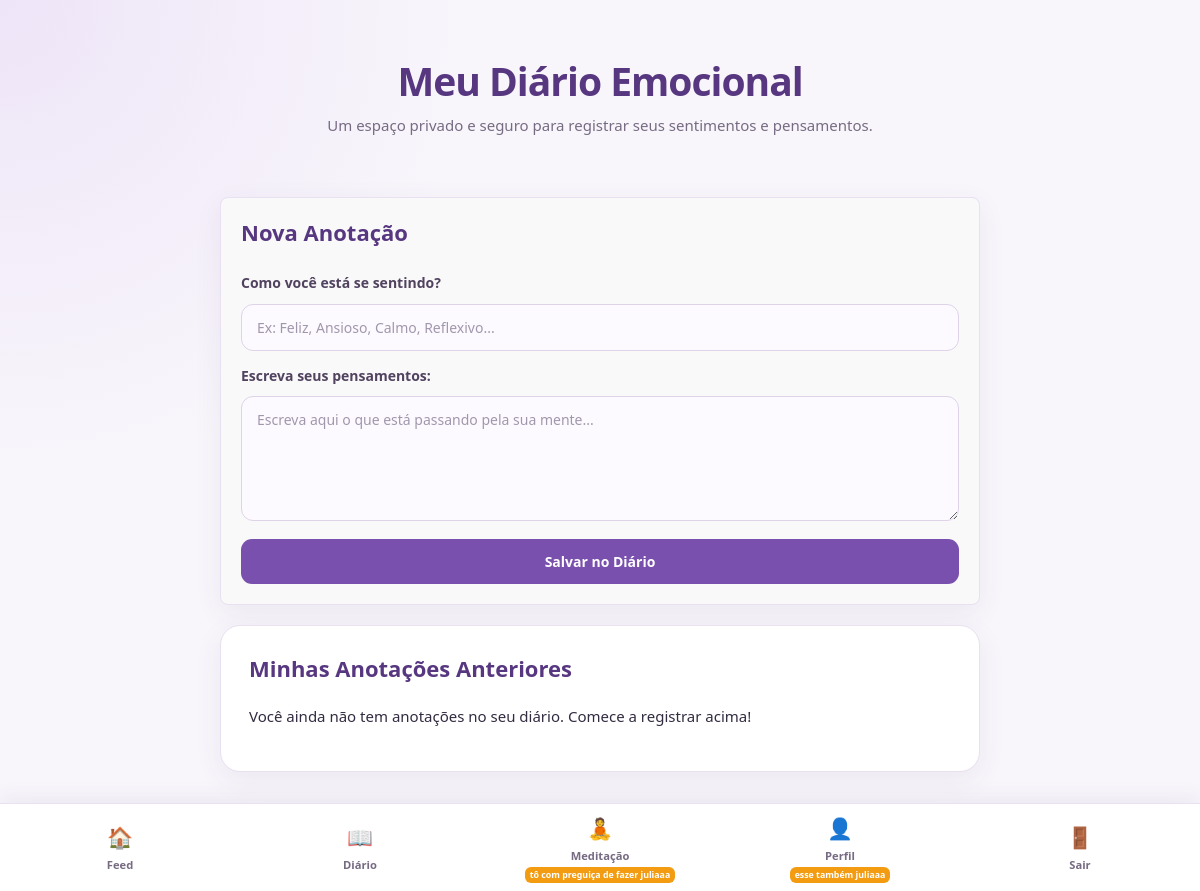
/diario/ (signed in), run on an earlier commit of the app's database.
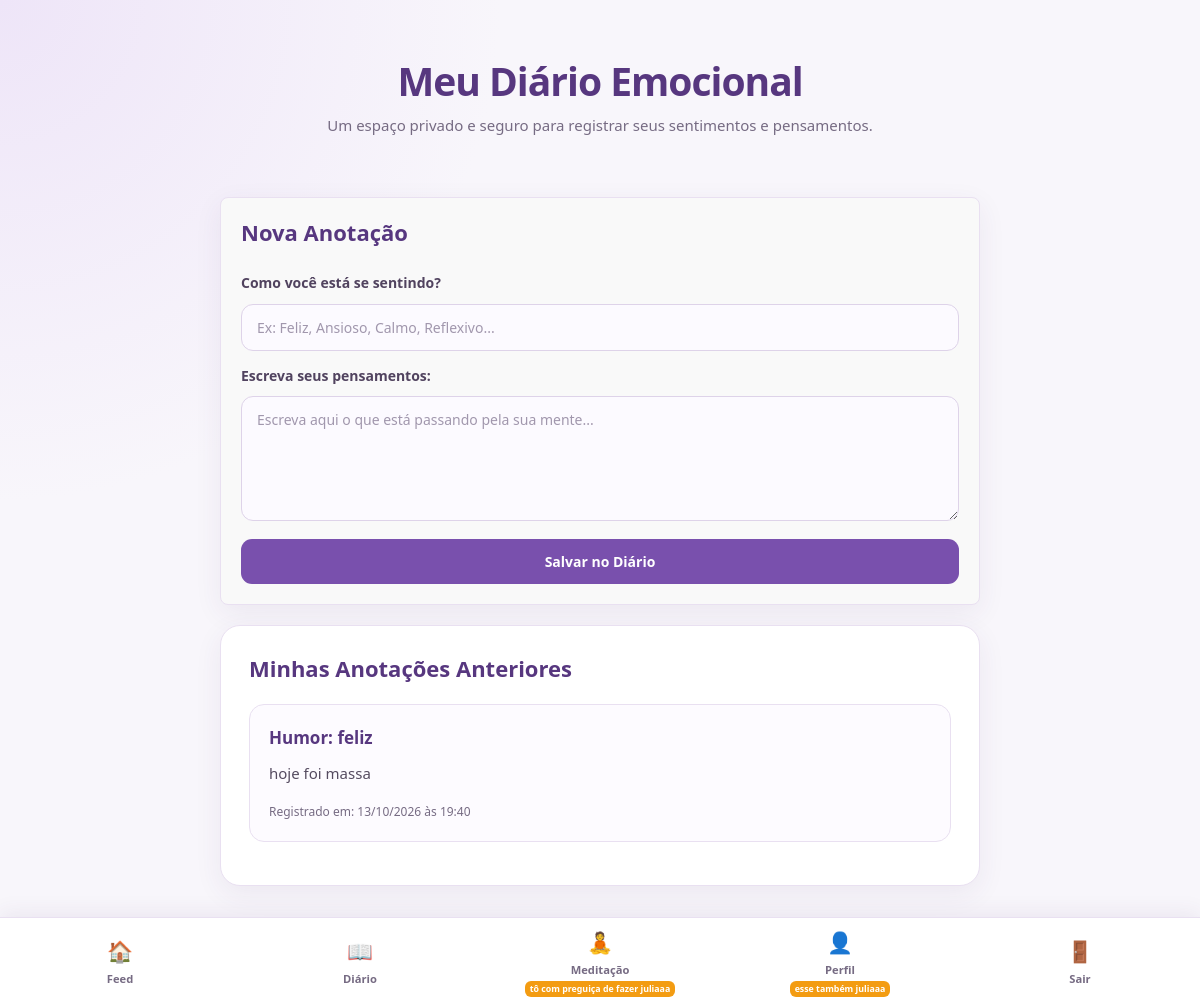
And on a later commit of the database.
### model.py (models this page shows)
class Diar(db.Model):
    __tablename__ = 'diarios'
    id_diar = db.Column(db.Integer, primary_key=True)
    humor = db.Column(db.String(40), nullable=False)
    texto_diar = db.Column(db.String(700), nullable=False)
    data_registro = db.Column(db.DateTime, default=db.func.now())
    usu_id = db.Column(
        db.Integer,
        db.ForeignKey('usuarios.id_usu'),
        nullable=False
    )

### routes/diar.py (the view)
@diar_bp.route("/", methods=["GET"])
def index():
    if 'usuario_id' not in session:
        return redirect(url_for("home"))
    usu_id = session['usuario_id']
    diarios = Diar.query.filter_by(usu_id=usu_id).order_by(Diar.data_registro.desc()).all()
    return render_template("diario.html", diarios=diarios)

### templates/diario.html (shortened to what this page needs)
{% extends "base.html" %}
{% block conteudo %}
    <header>
        <h1>Meu Diário Emocional</h1>
        <p>Um espaço privado e seguro para registrar seus sentimentos e pensamentos.</p>
    </header>
    <section style="background: #f9f9f9; padding: 20px; border-radius: 8px; margin-bottom: 20px;">
        <h2>Nova Anotação</h2>
        <form action="{{ url_for('diar.criar') }}" method="POST">
            <label for="humor">Como você está se sentindo?</label>
            <input type="text" id="humor" name="humor" placeholder="Ex: Feliz, Ansioso, Calmo, Reflexivo..." required>
            <label for="texto_diar">Escreva seus pensamentos:</label>
            <textarea id="texto_diar" name="texto_diar" placeholder="Escreva aqui o que está passando pela sua mente..." rows="5" required></textarea>
            <button type="submit">Salvar no Diário</button>
        </form>
    </section>
    <section>
        <h2>Minhas Anotações Anteriores</h2>
        {% if diarios %}
            {% for diario in diarios %}
                <article style="border: 1px solid #ddd; padding: 15px; margin-bottom: 15px; border-radius: 8px; background: #fff;">
                    <h3>Humor: {{ diario.humor }}</h3>
                    <p>{{ diario.texto_diar }}</p>
                    <small style="color: #666;">Registrado em: {{ diario.data_registro.strftime('%d/%m/%Y às %H:%M') }}</small>
                </article>
            {% endfor %}
        {% else %}
            <p>Você ainda não tem anotações no seu diário. Comece a registrar acima!</p>
        {% endif %}
    </section>
{% endblock conteudo %}

What changed in the data, as far as the page shows it:
added Diar: humor "feliz", texto_diar "hoje foi massa", data_registro "13/10/2026 às 19:40"
Also different on the page:
text no longer shown: "Você ainda não tem anotações no seu diário. Comece a registrar acima!"
